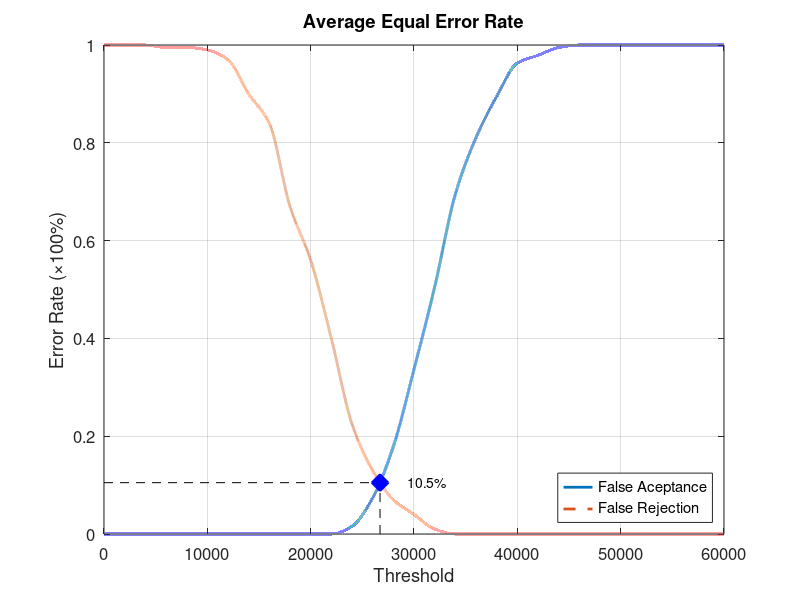
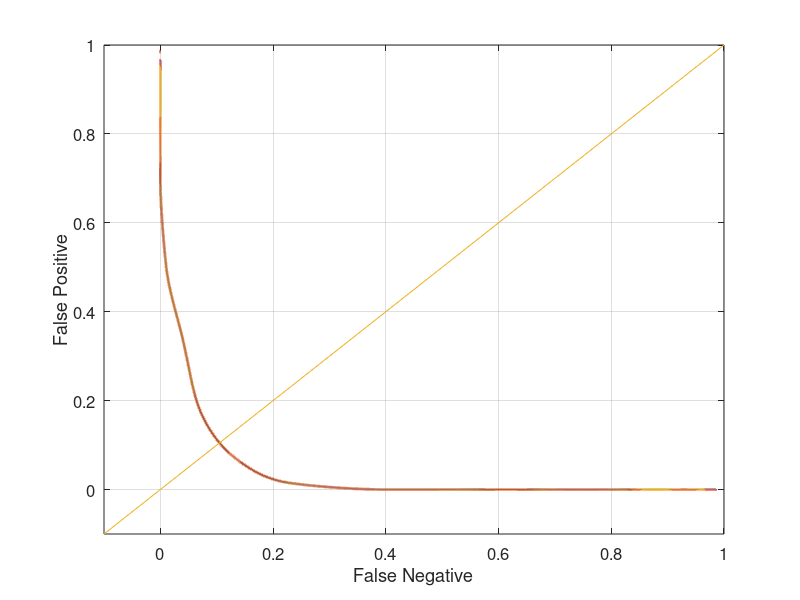

Reproduce these figures in MATLAB, in order.
function yEER = Database2_1
close all;
clear;
clc;
x = 0:2000:60000;
xq = 0:0.5:60000;

y0 = [0 0 0 0 0 0 0 0 0 0 0 0 0.0157895 0.0736842 0.178947 0.336842 0.505263 0.694737 0.810526 0.894737 0.963158 0.978947 0.994737 1 1 1 1 1 1 1 1];
yy0 = interp1(x, y0, xq, 'pchip');
y1 = [1 1 1 0.995 0.995 0.99 0.97 0.9 0.84 0.67 0.56 0.4 0.225 0.13 0.07 0.04 0.01 0 0 0 0 0 0 0 0 0 0 0 0 0 0];
yy1 = interp1(x, y1, xq, 'pchip');

% Calculating EER: 
y2 = abs(y0 - y1);
find(y2 == min(y2))
yy2 = abs(yy0 - yy1);
xEER = find(yy2 == min(yy2));
xEERIndex = xq(xEER) % X-axis EER
yEER = yy0(xEER) % Y-axis EER

main = figure
plot(xq, yy0,'-','LineWidth', 2);	hold on
plot(xq, yy1,'--','LineWidth', 2);	hold on
plot([xEERIndex xEERIndex], [0 yEER], 'k--');	hold on
plot([0 xEERIndex], [yEER yEER], 'k--');	hold on
plot(xEERIndex, yEER, 'bx', 'LineWidth', 10);	hold on
text(xEERIndex + 10 * xEERIndex / 100, yEER, [num2str(round((10000 * yEER)) / 100) '%'])
legend('False Aceptance', 'False Rejection', 'Location', 'SouthEast')
xlabel('Threshold')
ylabel('Error Rate (\times100%)')
title('Average Equal Error Rate')
set(gca, 'FontSize', 12)
axis([0 60000 0 1])
grid on

print(main, 'Database2_1Main', '-dpng');
FNRxFPR = figure('Color', [1 1 1]);
plot(yy1, yy0, '-', yy1, yy0, 'LineWidth', 2);
hold on
y = -0.1:0.1:1
plot(y, y); 
set(gca, 'FontSize', 12)
xlabel('False Negative')
ylabel('False Positive')
axis([-0.1 1 -0.1 1])
set(gca, 'FontSize', 12)
grid on

print(FNRxFPR, 'Database2_1FNRxFPR','-dpng');
end
